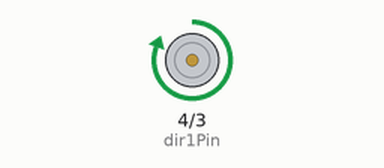
Recording of a sketch running on a simulated Arduino Uno, built with avr-gcc and run on an emulated ATmega328P. Parts: motor-driver pin pairs drawn as motors (green arrow = first pin HIGH = forward, orange = second pin HIGH = backward, longer = more drive, scaled by the enable pin).

Above: at 1.0 s.
At 3.0 s:
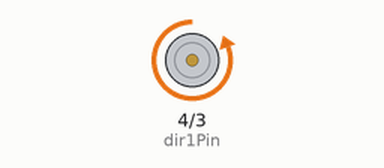
Timing chart, 0 to 5.2 s (numbered marks = the images above):
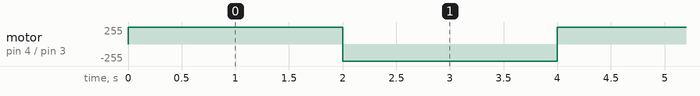

Measured:
- by itself, motor on pin 4 (dir1Pin) / pin 3 (dir2Pin): alternates forward 255/255 for 2.0 s and backward 255/255 for 2.0 s

The sketch:

DCMotor.ino
```cpp
int speedPin = 5, dir1Pin = 4, dir2Pin = 3, mSpeed = 255, dt = 2000;
void setup() {
  // put your setup code here, to run once:
  pinMode(speedPin,OUTPUT);
  pinMode(dir1Pin, OUTPUT);
  pinMode(dir2Pin, OUTPUT);
  Serial.begin(9600);
}

void loop() {
  // put your main code here, to run repeatedly:
  digitalWrite(dir1Pin,HIGH);
  digitalWrite(dir2Pin,LOW);
  analogWrite(speedPin,mSpeed);
  delay(dt);
  digitalWrite(dir1Pin,LOW);
  digitalWrite(dir2Pin,HIGH);
  delay(dt);
}
```
